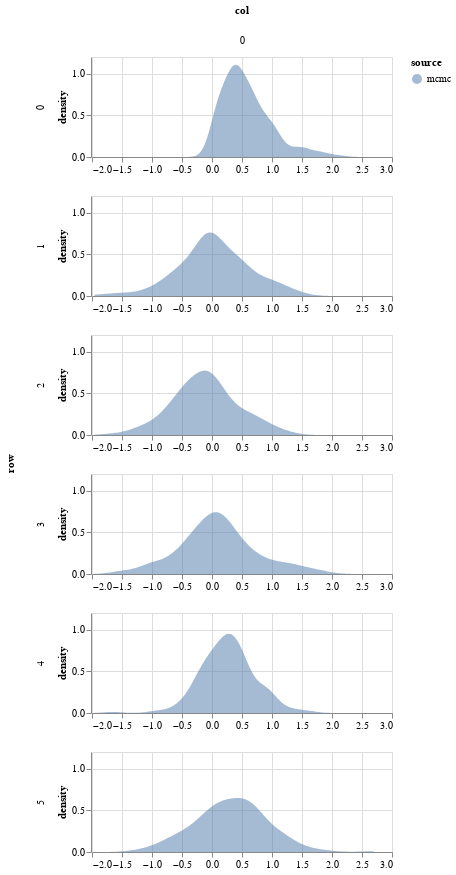

Source (notebook cell):
### Code cell
param = 'beta'
df = get_post_df(ps[param]) 
df['source'] = 'mcmc'
plot_density(df, height=100)

### Figure 1 — Vega-Lite specification as saved in the notebook (floating-point values rounded to 4 significant figures; data arrays with more than 128 entries replaced by an {"elided": "..."} marker saying what was removed)
{"config": {"view": {"continuousWidth": 400, "continuousHeight": 300}}, "data": {"name": "data-5f7c79c109be410e39402af73aa6b237"}, "mark": {"type": "area", "opacity": 0.5}, "encoding": {"color": {"type": "nominal", "field": "source"}, "column": {"type": "quantitative", "field": "col"}, "row": {"type": "quantitative", "field": "row"}, "x": {"type": "quantitative", "field": "value", "title": null}, "y": {"type": "quantitative", "field": "density"}}, "height": 100, "resolve": {"scale": {"x": "independent"}}, "transform": [{"fold": ["value"]}, {"density": "value", "groupby": ["cn", "row", "col", "source"]}], "width": 300, "$schema": "https://vega.github.io/schema/vega-lite/v4.8.1.json", "datasets": {"data-5f7c79c109be410e39402af73aa6b237": {"elided": "1200 records"}}}
